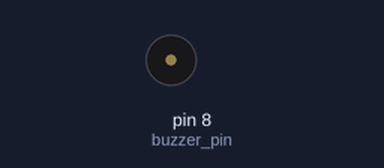
This sketch was run on a simulated Arduino Uno, built with avr-gcc and run on an emulated ATmega328P. Shown: buzzer (waves = sounding).

Above: at 0.35 s.
At 10.77 s:
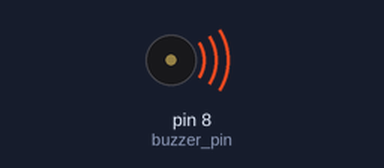
Timing chart, 0 to 11.1 s (numbered marks = the images above):
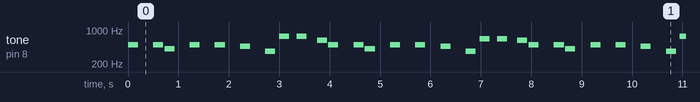

The sketch:

passive_buzzer.ino
```cpp
#include <pitches.h>

int quarter_beat = 200;
int buzzer_pin = 8;

void setup() {
  // put your setup code here, to run once:
  pinMode(buzzer_pin, OUTPUT);
}

void loop() {
  // put your main code here, to run repeatedly:


  // Plays the chorus of the song "Better Off Alone" by Alice Deejay
  for (int i = 0; i < 4; i++) {
    int high_note = NOTE_FS5;

    if (i % 2 != 0) {
      high_note = NOTE_E5;
    }

    tone(buzzer_pin, NOTE_B4, quarter_beat);
    delay(500); // quarter rest
    tone(buzzer_pin, NOTE_B4, quarter_beat);
    delay(225);
    tone(buzzer_pin, NOTE_GS4, quarter_beat);
    delay(500);
    tone(buzzer_pin, NOTE_B4, quarter_beat);
    delay(500);
    tone(buzzer_pin, NOTE_B4, quarter_beat);
    delay(500);
    tone(buzzer_pin, NOTE_AS4, quarter_beat);
    delay(500);
    tone(buzzer_pin, NOTE_FS4, quarter_beat);
    delay(275);
    tone(buzzer_pin, high_note, quarter_beat);
    delay(350);
    tone(buzzer_pin, high_note, quarter_beat);
    delay(400);
    tone(buzzer_pin, NOTE_DS5, quarter_beat);
    delay(225);
  }

  // Restart chorus after one second
  delay(1000);
}
```

Measured:
- by itself, tone on pin 8 (buzzer_pin): plays 494 Hz for 0.20 s, 494 Hz for 0.20 s, 415 Hz for 0.20 s, 494 Hz for 0.20 s, 494 Hz for 0.20 s, 466 Hz for 0.20 s … (309 notes in this stretch)
